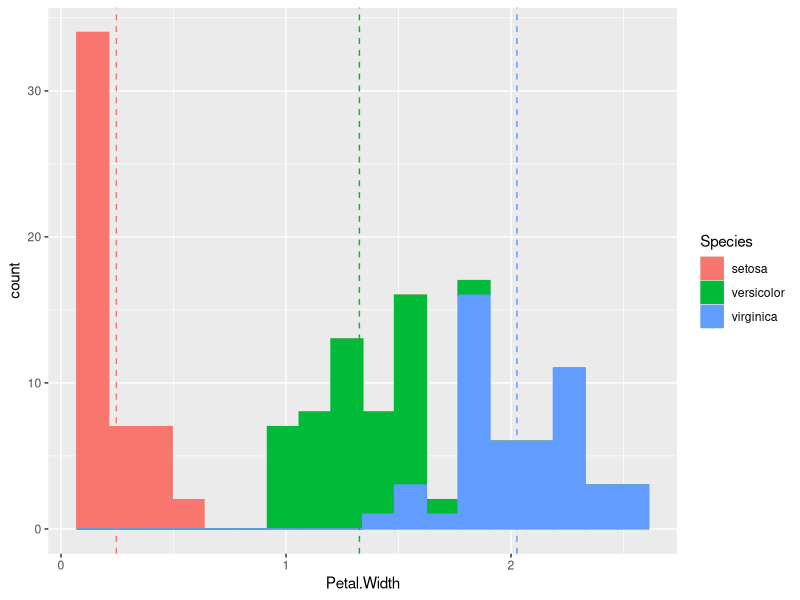
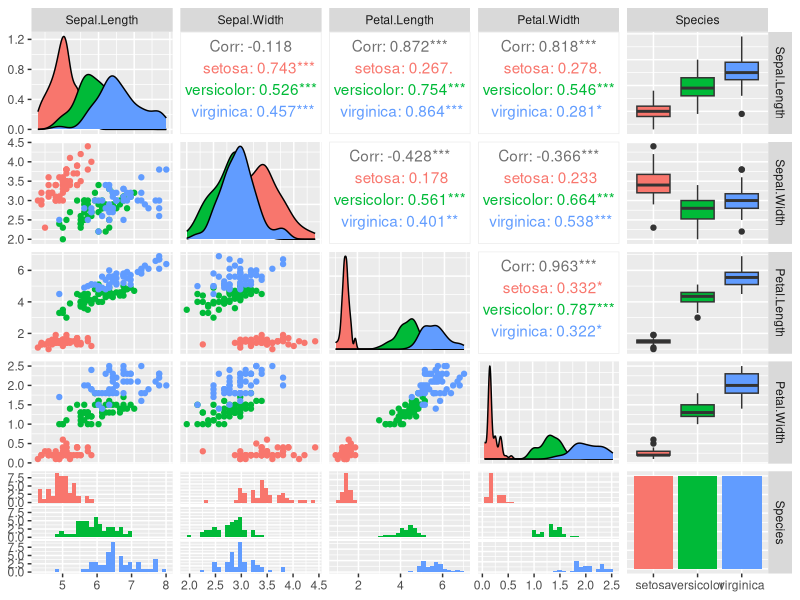
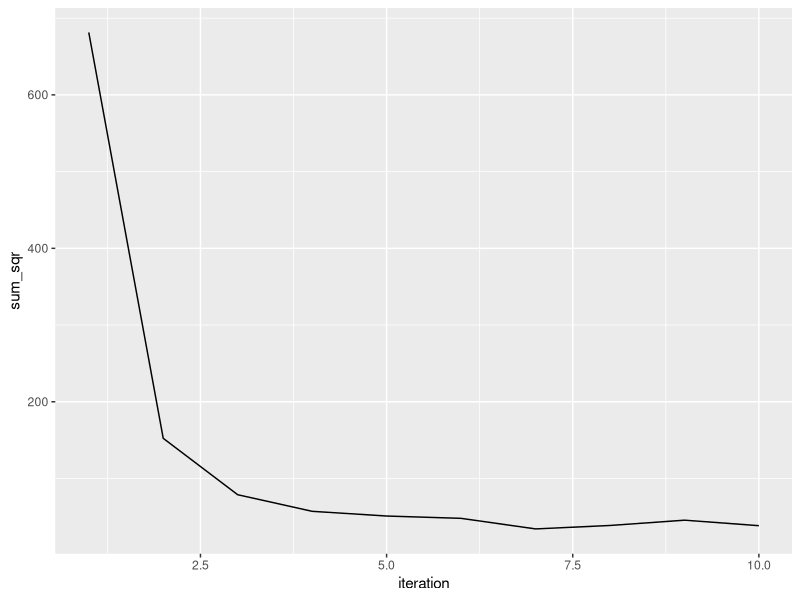
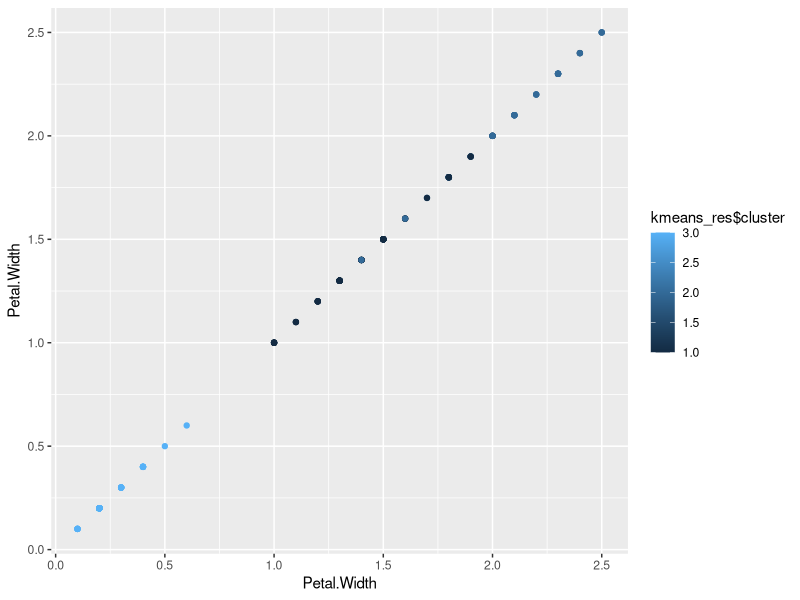

These figures' R source, in order:
# install.packages("ggplot2")
# install.packages("GGally")
library(ggplot2)

(library(magrittr))

lt <- 1:10
print(lt)

lt %<>% log2() %>%
    sin() %>%
    sum() %>%
    sqrt()

print(lt)

data(iris)
print(head(iris))

agr_iris <- iris %>%
    aggregate(. ~ Species, ., mean) %>%
    print()



plot1 <- ggplot(data = iris, aes(x = Petal.Width)) +
    geom_histogram(aes(fill = Species, color = Species), bins = 18) +
    geom_vline(data = agr_iris, aes(xintercept = Petal.Width, color = Species), linetype = "dashed")
ggsave("plot1.jpg", plot = plot1)

library("GGally")
plot2 <- ggpairs(data = iris, aes(color = Species))
ggsave("plot2.jpg", plot = plot2)




library(cluster)
x <- iris[, 1:4]
y <- iris[, 5]

sum_sqr <- c()

for (i in 1:10) {
    kmeans_res <- kmeans(x, i)
    sum_sqr <- append(sum_sqr, kmeans_res$tot.withinss)
}

plot3 <- ggplot(data.frame(iteration = 1:length(sum_sqr), value = sum_sqr), aes(x = iteration, y = sum_sqr)) +
    geom_line()
ggsave("plot3.jpg", plot = plot3)

kmeans_res <- kmeans(x, 3)
plot4 <- ggplot(iris, aes(x = Petal.Width, y = Petal.Width, color = kmeans_res$cluster)) +
    geom_point()
ggsave("plot4.jpg", plot = plot4)
